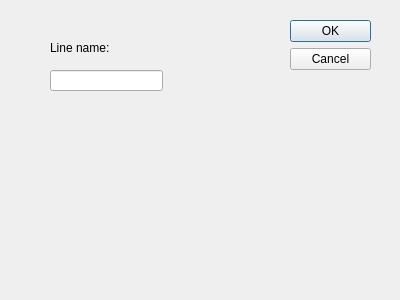
<?xml version="1.0" encoding="UTF-8"?>
<ui version="4.0">
 <class>ConnectedLinesDialog</class>
 <widget class="QDialog" name="ConnectedLinesDialog">
  <property name="geometry">
   <rect>
    <x>0</x>
    <y>0</y>
    <width>400</width>
    <height>300</height>
   </rect>
  </property>
  <property name="windowTitle">
   <string>Connected lines</string>
  </property>
  <widget class="QDialogButtonBox" name="buttonBox">
   <property name="geometry">
    <rect>
     <x>290</x>
     <y>20</y>
     <width>81</width>
     <height>241</height>
    </rect>
   </property>
   <property name="orientation">
    <enum>Qt::Vertical</enum>
   </property>
   <property name="standardButtons">
    <set>QDialogButtonBox::Cancel|QDialogButtonBox::Ok</set>
   </property>
  </widget>
  <widget class="QLabel" name="label">
   <property name="geometry">
    <rect>
     <x>50</x>
     <y>40</y>
     <width>101</width>
     <height>16</height>
    </rect>
   </property>
   <property name="text">
    <string>Line name:</string>
   </property>
  </widget>
  <widget class="QLineEdit" name="lineName">
   <property name="geometry">
    <rect>
     <x>50</x>
     <y>70</y>
     <width>113</width>
     <height>21</height>
    </rect>
   </property>
  </widget>
 </widget>
 <resources/>
 <connections>
  <connection>
   <sender>buttonBox</sender>
   <signal>accepted()</signal>
   <receiver>ConnectedLinesDialog</receiver>
   <slot>accept()</slot>
   <hints>
    <hint type="sourcelabel">
     <x>248</x>
     <y>254</y>
    </hint>
    <hint type="destinationlabel">
     <x>157</x>
     <y>274</y>
    </hint>
   </hints>
  </connection>
  <connection>
   <sender>buttonBox</sender>
   <signal>rejected()</signal>
   <receiver>ConnectedLinesDialog</receiver>
   <slot>reject()</slot>
   <hints>
    <hint type="sourcelabel">
     <x>316</x>
     <y>260</y>
    </hint>
    <hint type="destinationlabel">
     <x>286</x>
     <y>274</y>
    </hint>
   </hints>
  </connection>
 </connections>
</ui>
